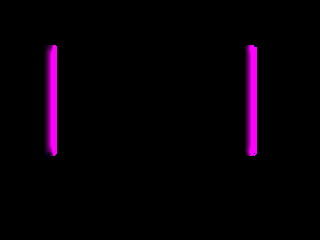
//> input picture Project_5/proj5-2-1/proj5-2-1-U-01.png, 320 x 240 px
$ ./proj5-2-1 proj5-2-1-U-01.png proj5-2-1-U-12.png   (built with g++ and OpenCV 4)
//> lines starting //> are read from the running program, lines starting //| are printed output that depends on the picture
/**
 * @file proj5-2-1.cpp
 * @brief Motion Field
 * @author A. Huaman
 */
#include "opencv2/imgproc/imgproc.hpp"
#include "opencv2/highgui/highgui.hpp"
#include "opencv2/video/tracking.hpp"
#include <stdlib.h>
#include <stdio.h>
#include <iostream>
#include <ctime>
#include <vector>

#include "LK.h"

/**
 * @function main
 */
int main( int argc, char* argv[] ) {

    /// Read image
    if( argc < 3 )
    { printf("You moron! I need at least two images \n"); return -1; }

    /// Load images grayscale
    cv::Mat img1 = cv::imread( argv[1], 0 );
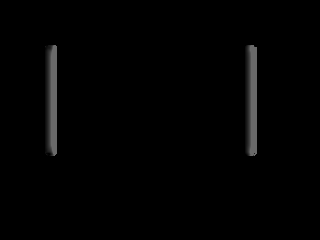
//> img1: 240 rows x 320 cols, CV_8UC1; min 0, max 105, mean 2.5
    cv::Mat img2 = cv::imread( argv[2], 0 );
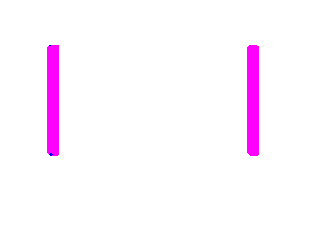
//> input picture Project_5/proj5-2-1/proj5-2-1-U-12.png, 320 x 240 px
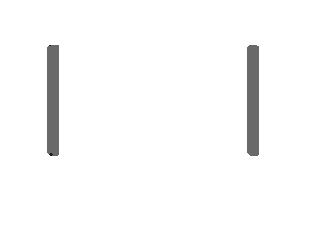
//> img2: 240 rows x 320 cols, CV_8UC1; min 29, max 255, mean 249.8

    /// Create flow image
    cv::Mat u, v;
//> (the run ends here: the program needs code that is not available in this run, at `LK lk;`)
